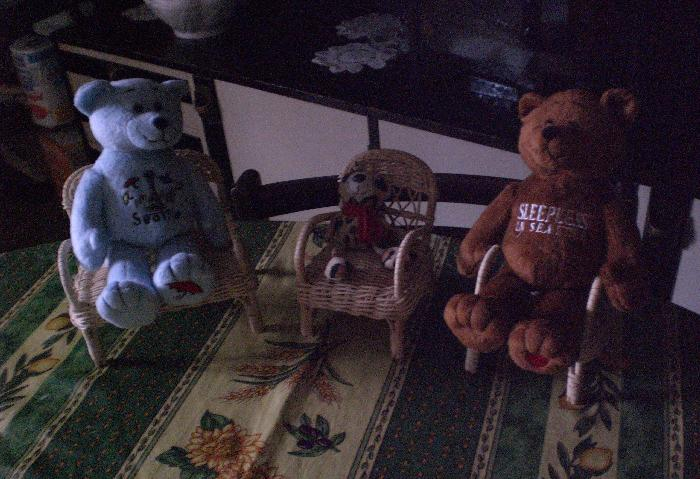
#> input picture Pict20/001.jpg, 700 x 479 px; its folder holds only this picture in this run
$ jupyter execute he_joblib.ipynb
#> lines starting #> are read from the running program, lines starting #| are printed output that depends on the picture
### histogram_1.py

import numpy as np
import cv2

def he(img):
#> called with img = 'Pict20/001.jpg'
    image = cv2.imread(img, 0)
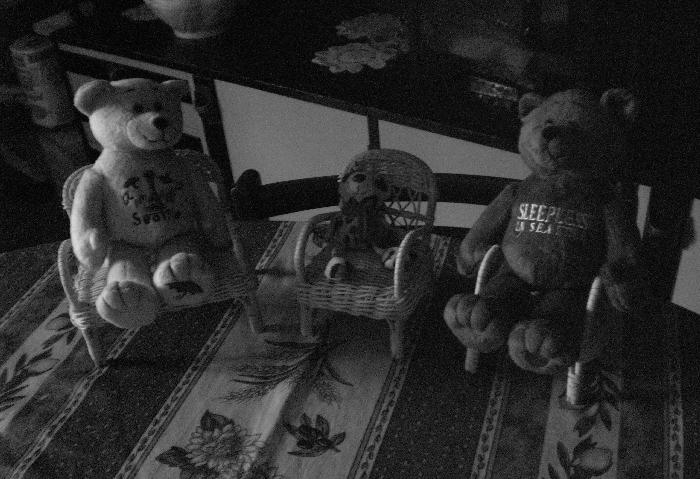
#> image: shape (479, 700); min 0, max 220, mean 43

    histogram, _ = np.histogram(image.ravel(), 256, [0, 256])
#> histogram = 256 values, max 7866 at index 15, min 0 at index 219, mean 1309.8
    r = image.shape[0] * image.shape[1]
#> r = 335300
    D = np.zeros((256,))
    for i in range(256):
        for k in range(0, i + 1):
            D[i] += histogram[k]
        D[i] /= r
#> after the loop, D = 256 values from 0.00231 to 1

    n = 0
    while D[n] <= 0:
        n += 1
#> this loop made 0 passes
#> after the loop, n = 0
    min_D = D[n]
#> min_D = 0.00231
    for i in range(image.shape[0]):
        for j in range(image.shape[1]):
            temp = (D[image[i, j]] - min_D) / (1 - min_D)
            image[i, j] = np.floor(255 * temp)
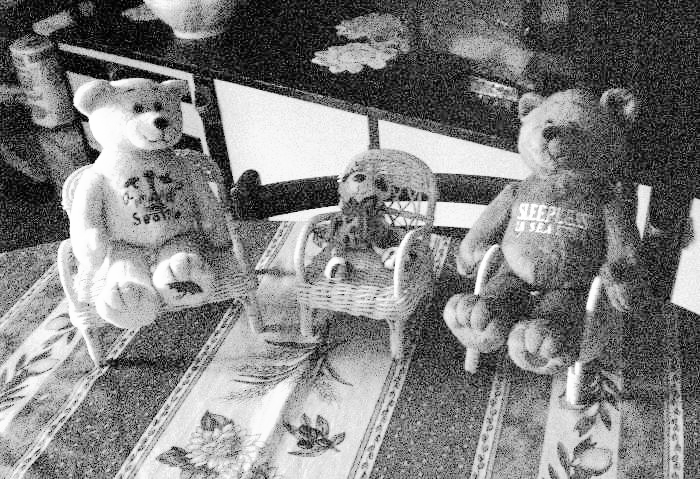
#> image: shape (479, 700); min 0, max 255, mean 128.4
    return image

### he_joblib.ipynb
[cell 1]
import numpy as np
import cv2

def he(img):
    image = cv2.imread(img, 0)

    histogram, _ = np.histogram(image.ravel(), 256, [0, 256])
    r = image.shape[0] * image.shape[1]
    D = np.zeros((256,))
    for i in range(256):
        for k in range(0, i + 1):
            D[i] += histogram[k]
        D[i] /= r

    n = 0
    while D[n] <= 0:
        n += 1
    min_D = D[n]
    for i in range(image.shape[0]):
        for j in range(image.shape[1]):
            temp = (D[image[i, j]] - min_D) / (1 - min_D)
            image[i, j] = np.floor(255 * temp)
    return image

[cell 2]
from os import listdir
from os.path import isfile, join
from joblib import Parallel, delayed
import multiprocessing
import time
from histogram_1 import *
if __name__ == '__main__':
    try:
        files = [join("Pict20", f) for f in listdir("Pict20") if isfile(join("Pict20", f))]

    except FileNotFoundError:
        print('File not found!')
        exit(0)


    start_time = time.time()

    he_img = Parallel(n_jobs=2)(delayed(he)(i) for i in files)
#> he_img = 1 item

    end_time = time.time()

    print(end_time - start_time)

[cell 3]
from os import listdir
from os.path import isfile, join
from joblib import Parallel, delayed
import multiprocessing
from histogram_1 import *
if __name__ == '__main__':
    try:
        files = [join("Pict20", f) for f in listdir("Pict20") if isfile(join("Pict20", f))]

    except FileNotFoundError:
        print('File not found!')
        exit(0)


    start_time = time.time()

    he_img = Parallel(n_jobs=4)(delayed(he)(i) for i in files)

    end_time = time.time()

    print(end_time - start_time)

[cell 4]
from os import listdir
from os.path import isfile, join
from joblib import Parallel, delayed
import multiprocessing
from histogram_1 import *
if __name__ == '__main__':
    try:
        files = [join("Pict20", f) for f in listdir("Pict20") if isfile(join("Pict20", f))]

    except FileNotFoundError:
        print('File not found!')
        exit(0)


    start_time = time.time()

    he_img = Parallel(n_jobs=6)(delayed(he)(i) for i in files)

    end_time = time.time()

    print(end_time - start_time)

[cell 5]
from os import listdir
from os.path import isfile, join
from joblib import Parallel, delayed
import multiprocessing
from histogram_1 import *
if __name__ == '__main__':
    try:
        files = [join("Pict20", f) for f in listdir("Pict20") if isfile(join("Pict20", f))]

    except FileNotFoundError:
        print('File not found!')
        exit(0)


    start_time = time.time()

    he_img = Parallel(n_jobs=8)(delayed(he)(i) for i in files)

    end_time = time.time()

    print(end_time - start_time)

[cell 6]
import numpy as np
import matplotlib.pyplot as plt
lst=[6.07314920425415,3.67317795753479,3.167772054672241,2.725414991378784]
n_of_c=[2,4,6,8]
plt.bar(n_of_c,lst, color ='maroon',
        width = 0.4)

plt.xlabel("no of cores")
plt.ylabel("time")
plt.title("histogram equalization parallel  with joblib")
plt.show()
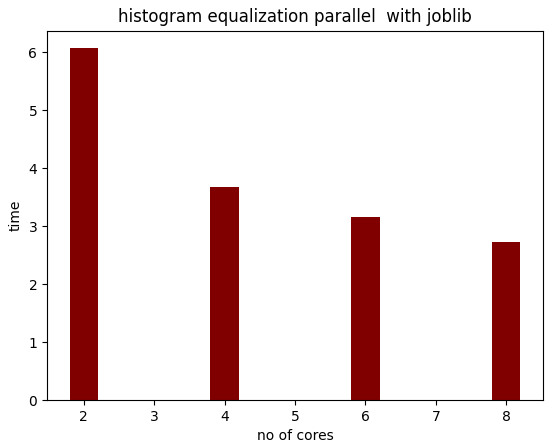
#> figure drawn by matplotlib, 1 panel; tallest bar 6.07 high, from x = 1.8 to 2.2

$ run again, on Pict20/005.jpg
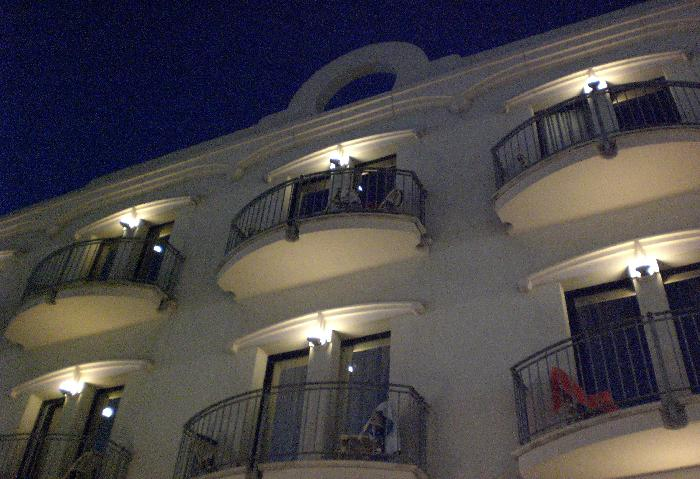
#> input picture Pict20/005.jpg, 700 x 479 px
#> in he, `image = cv2.imread(img, 0)`:
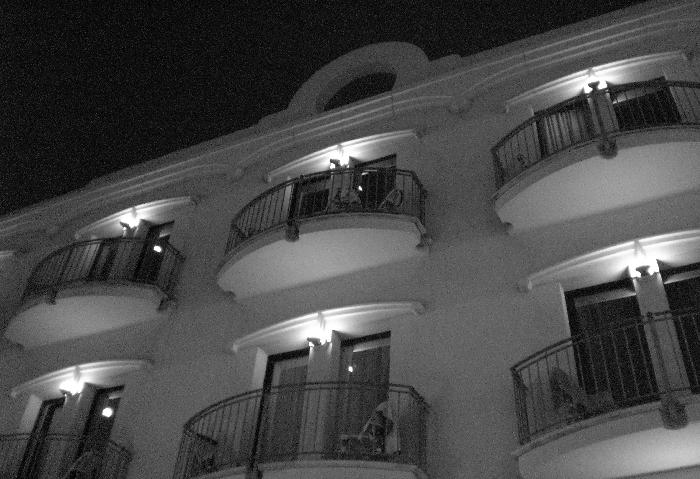
#> image: shape (479, 700); min 0, max 255, mean 72
#> histogram = 256 values, max 4187 at index 17, min 54 at index 221, mean 1309.8
#> after the loop in he, `for i in range(256):`: D = 256 values from 0.00238 to 1
#> after the loop in he, `while D[n] <= 0:`: n = 0
#> min_D = 0.00238
#> after the loop in he, `for i in range(image.shape[0]):`:
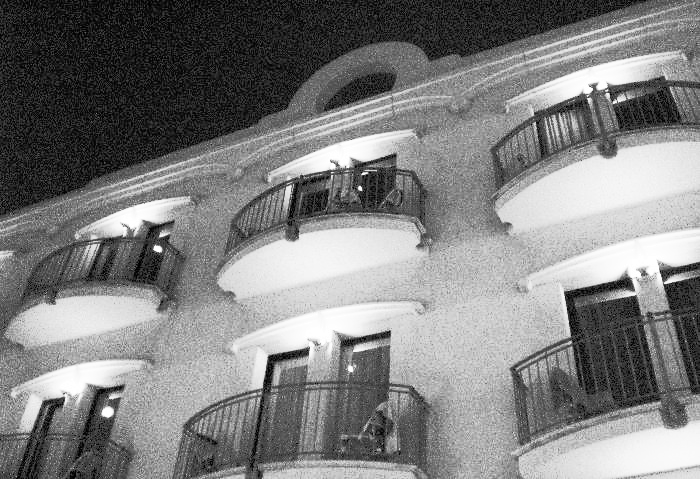
#> image: shape (479, 700); min 0, max 255, mean 127.8
#> he_img = 1 item

$ run again, on Pict20/002.jpg
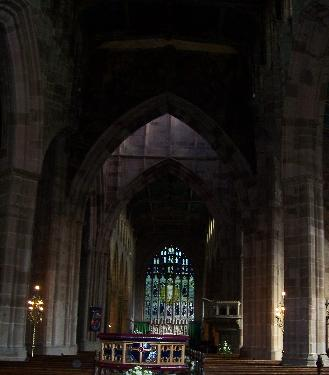
#> input picture Pict20/002.jpg, 329 x 375 px
#> in he, `image = cv2.imread(img, 0)`:
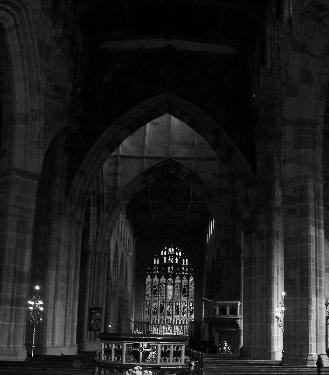
#> image: shape (375, 329); min 0, max 255, mean 30.1
#> histogram = 256 values, max 5544 at index 2, min 2 at index 254, mean 481.9
#> after the loop in he, `for i in range(256):`: D = 256 values from 0.00736 to 1
#> after the loop in he, `while D[n] <= 0:`: n = 0
#> min_D = 0.00736
#> after the loop in he, `for i in range(image.shape[0]):`:
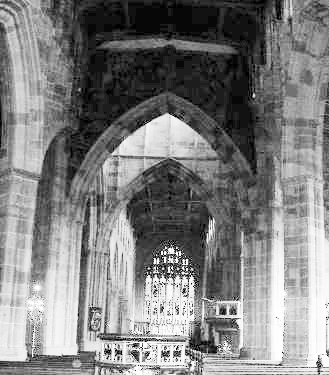
#> image: shape (375, 329); min 0, max 255, mean 128.3
#> he_img = 1 item
